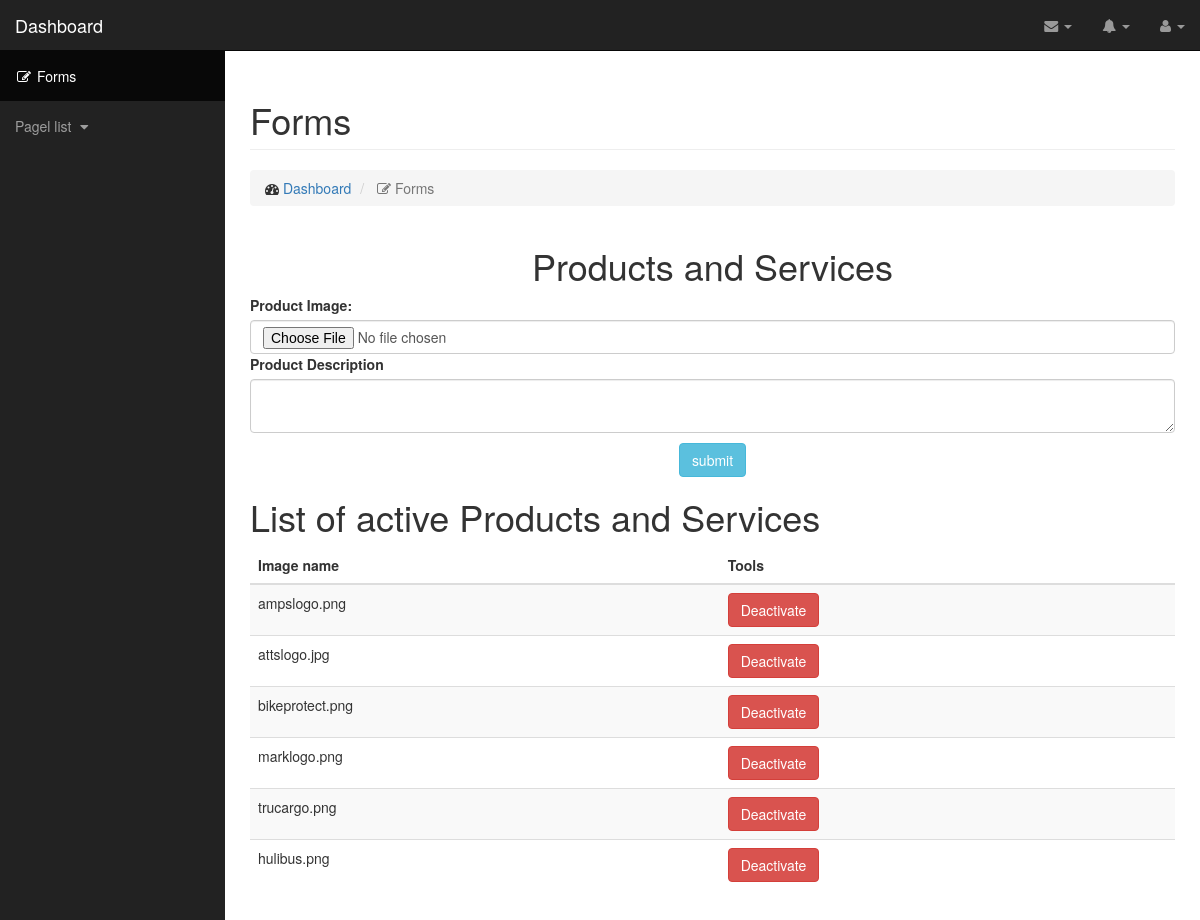
/index.php/admin/pas, run on an earlier commit of the app's database.
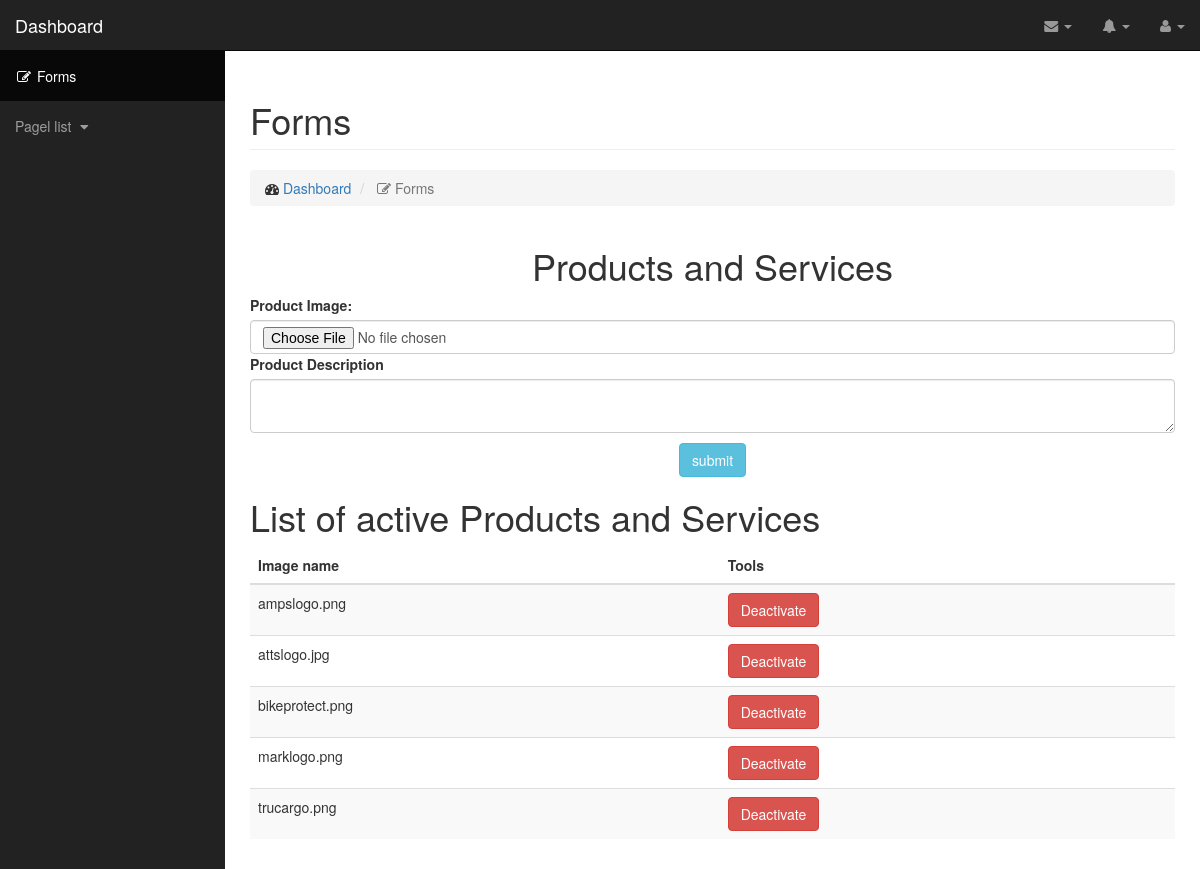
And on a later commit of the database.
### tables this page shows
CREATE TABLE `pas_tbl` (
  `id` int(11) NOT NULL,
  `product_img_url` varchar(200) DEFAULT NULL,
  `product_description` text,
  `status` int(11) DEFAULT NULL,
  `datetimestamp` timestamp NULL DEFAULT CURRENT_TIMESTAMP
);

### application/controllers/admin.php (called while the page is built, shortened)
<?php
class admin extends CI_Controller
{
    public function pas()
    {
        $data = array(
            "status" => "1"
        );
        $table = "pas_tbl";
        $result['pas'] = $this->Dat->select_where($table, $data);
        $this->load->view('template_up');
        $this->load->view('admin/pas', $result);
        $this->load->view('template_down');
    }
}

### index.php (called while the page is built, shortened)
<?php
require_once BASEPATH.'core/CodeIgniter.php';

### application/models/Dat.php (called while the page is built, shortened)
<?php
class Dat extends CI_Model
{
    public function select_where($table,$data)
    {
        $query = $this->db->get_where($table,$data);
        return $query->result_array();
    }
}

### application/views/admin/pas.php (the view)
<div class="container-fluid">
    <div style="text-align: center;">
        <h1>Products and Services</h1>
    </div>
    <form action="http://127.0.0.1/ci_admin/admin/pas_upload" enctype="multipart/form-data" method="post"
          accept-charset="utf-8">
        <label>Product Image:</label>
        <input class="form-control" type="file" name="userfile[]" size="20"/>
        <label>Product Description</label>
        <textarea type="text" name="product_description" class="form-control"></textarea>
        <div class="button-div" style="margin-top: 10px; text-align: center;">
            <input class="btn btn-info" type="submit" value="submit"/>
        </div>
    </form>
    <h1>List of active Products and Services</h1>
    <table class="table table-striped">
        <thead>
        <th>Image name</th>
        <th>Tools</th>
        </thead>
        <tbody>
        <?php
        foreach ($pas as $data) {
            echo "<tr>";
            echo "<td>" . str_replace("pas/", "", $data['product_img_url']) . "</td>";
            echo "<td><a href='" . base_url('admin/deactivate') . "/" . $data['id'] . "/" . "pas" . "' class='btn btn-danger'>Deactivate</a></td>";
            echo "</tr>";
        }
        ?>
        </tbody>
    </table>
</div>

### application/views/template_up.php (shortened to what this page needs)
<!DOCTYPE html>
<html lang="en">
<head>
    <link href="<?php echo base_url('assets'); ?>/css/bootstrap.min.css" rel="stylesheet">
    <link href="<?php echo base_url('assets'); ?>/css/sb-admin.css" rel="stylesheet">
    <link href="<?php echo base_url('assets'); ?>/font-awesome/css/font-awesome.min.css" rel="stylesheet"
          type="text/css">
</head>
<body>
<div id="wrapper">
    <nav class="navbar navbar-inverse navbar-fixed-top" role="navigation">
        <div class="navbar-header">
            <a class="navbar-brand" href="index.html">Dashboard</a>
        </div>
        <ul class="nav navbar-right top-nav">
            <li class="dropdown">
                <a href="#" class="dropdown-toggle" data-toggle="dropdown"><i class="fa fa-envelope"></i> <b
                        class="caret"></b></a>
            </li>
            <li class="dropdown">
                <a href="#" class="dropdown-toggle" data-toggle="dropdown"><i class="fa fa-bell"></i> <b
                        class="caret"></b></a>
            </li>
            <li class="dropdown">
                <a href="#" class="dropdown-toggle" data-toggle="dropdown"><i
                        class="fa fa-user"></i> <?php echo strtoupper($this->session->userdata('session_user')); ?><b
                        class="caret"></b></a>
            </li>
        </ul>
        <div class="collapse navbar-collapse navbar-ex1-collapse">
            <ul class="nav navbar-nav side-nav">
                <li class="active">
                    <a href="forms.html"><i class="fa fa-fw fa-edit"></i> Forms</a>
                </li>
                <li>
                    <a href="javascript:;" data-toggle="collapse" data-target="#demo"> Pagel list <i
                            class="fa fa-fw fa-caret-down"></i></a>
                </li>
            </ul>
        </div>
    </nav>
    <div id="page-wrapper">
        <div class="container-fluid">
            <div class="row">
                <div class="col-lg-12">
                    <h1 class="page-header">
                        Forms
                    </h1>
                    <ol class="breadcrumb">
                        <li>
                            <i class="fa fa-dashboard"></i> <a href="index.html">Dashboard</a>
                        </li>
                        <li class="active">
                            <i class="fa fa-edit"></i> Forms
                        </li>
                    </ol>
                </div>
            </div>
            <div class="row">

What changed in the data, as far as the page shows it:
no longer on this page (row edited): pas_tbl: product_img_url "hulibus.png"
